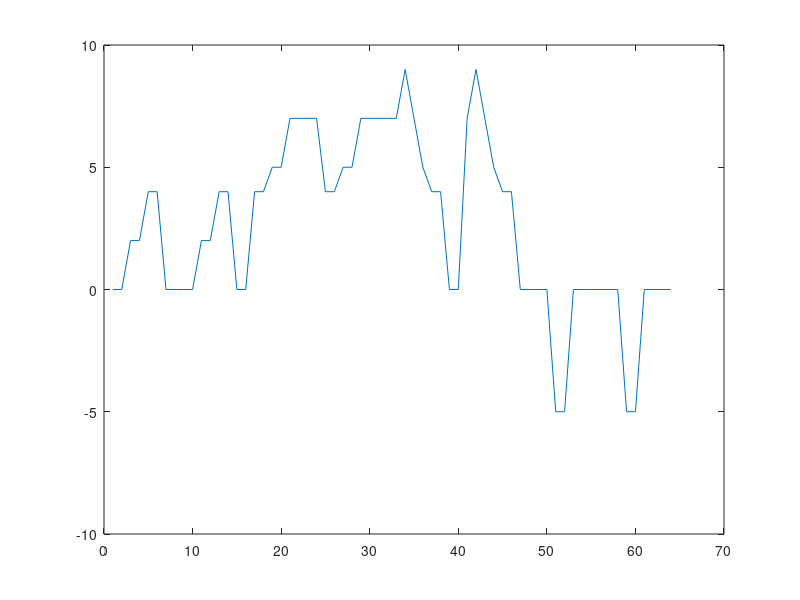

The MATLAB script that drew this image: (Note: this script raises an error after producing the figure.)
clear all
% Define paths and init variables
data_path='/Volumes/LASA/Aphasia_project/Acoustic_analysis/singing_stimuli/FJ_Model/data/';
code_path='/Users/noeliamartinezmolina/Documents/GitHub/jaakkokulta_currentcode/';
output_path='/Volumes/LASA/Aphasia_project/Acoustic_analysis/singing_stimuli/FJ_Model/results/';
addpath(code_path)
addpath(fullfile(code_path,'yin'))
fileExtension = '.mp3'; % replace this with e.g. 'wav' if needed
jaakkokultatemp=[0 0 2 2 4 4 0 0 0 0 2 2 4 4 0 0 4 4 5 5 7 7 7 7 4 4 5 5 7 7 7 7 7 9 7 5 4 4 0 0 7 9 7 5 4 4 0 0 0 0 -5 -5 0 0 0 0 0 0 -5 -5 0 0 0 0]; %
jaakkokultaonsets=[1 0 1 0 1 0 1 0 1 0 1 0 1 0 1 0 1 0 1 0 1 0 0 0 1 0 1 0 1 0 0 0 1 1 1 1 1 0 1 0 1 1 1 1 1 0 1 0 1 0 1 0 1 0 0 0 1 0 1 0 1 0 0 0];
 % Plot template and note onsets
plot (jaakkokultatemp); hold on
n=1;
for i=1:length(jaakkokultaonsets)
    if jaakkokultaonsets(i)==1
        xline(i)
        n=n+1;
    end
end
cd (data_path)
d = dir('*_48k_1rep.mp3');

i = 1;
for k =1:numel(d)
    if contains(d(k).name,fileExtension)
        fname = d(k).name;
        out{i} = melodymatching4mydata_wnoteonsets(fname, jaakkokultatemp,'onset',jaakkokultaonsets);
        out{i}.filename = d(k).name;
        i = i+1;
    end
end
for k = 1:numel(out)
    rhythmerror(k,:) = out{k}.rhythmerror;
    pitcherror(k,:) = out{k}.pitcherror;
    filename{k} = out{k}.filename;
end

figure
tiledlayout('flow')
for k = 1:size(out,2)
    nexttile
    plot(out{k}.pitch{5})
    title(strrep(out{k}.filename,fileExtension,''))
    hold on
    plot(out{k}.temp{5})
    title(strrep(out{k}.filename,fileExtension,''))
    axis tight
end
lg = legend({'pitch curve','template'},'Orientation','Horizontal');
lg.Layout.Tile = 'North'; % <-- Legend placement with tiled layout
 
cd(output_path)
print('Pitch curve-Template_Model-Note onsets segmentation','-dpng')



cf = corr([pitcherror rhythmerror]);
pitlab = "melody matching pitch " + string(1:size(pitcherror,2));
rhylab = "melody matching rhythm ";
cf(tril(cf) == 0) = NaN;
figure
im = imagesc(cf);
[im.Parent.XTick im.Parent.YTick] = deal(1:length(cf));
xticklabels([pitlab rhylab])
yticklabels([pitlab rhylab])
colorbar
title('correlation between features')

print('Correlation between features','-dpng')

% Display and save feature values
disp('Feature values')
disp(sortrows([table(string(filename'),'VariableNames',{'filename'}),array2table(pitcherror),array2table(mean(pitcherror,2),'VariableNames',{'mean'})],'mean'))
disp(sortrows([table(string(filename'),'VariableNames',{'filename'}),array2table(rhythmerror),array2table(mean(rhythmerror,2),'VariableNames',{'mean'})],'mean'))

pitcherror_t=[table(string(filename'),'VariableNames',{'filename'}),array2table(pitcherror)];
rhythmerror_t=[table(string(filename'),'VariableNames',{'filename'}),array2table(rhythmerror)];
writetable(pitcherror_t, 'pitcherror_model');
writetable(rhythmerror_t, 'rhythmerror_model');

close()
